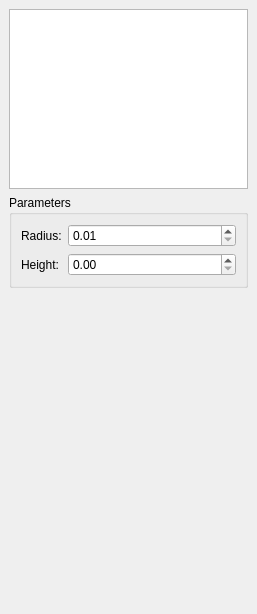
<?xml version="1.0" encoding="UTF-8"?>
<ui version="4.0">
 <class>CollisionBuild</class>
 <widget class="QDockWidget" name="CollisionBuild">
  <property name="geometry">
   <rect>
    <x>0</x>
    <y>0</y>
    <width>257</width>
    <height>614</height>
   </rect>
  </property>
  <property name="maximumSize">
   <size>
    <width>257</width>
    <height>524287</height>
   </size>
  </property>
  <property name="windowTitle">
   <string>碰撞数据编辑</string>
  </property>
  <widget class="QWidget" name="dockWidgetContents">
   <layout class="QVBoxLayout" name="verticalLayout_2">
    <item>
     <widget class="QListWidget" name="m_shapeList">
      <property name="maximumSize">
       <size>
        <width>16777215</width>
        <height>180</height>
       </size>
      </property>
      <property name="autoFillBackground">
       <bool>true</bool>
      </property>
     </widget>
    </item>
    <item>
     <widget class="QGroupBox" name="m_capsuleEditPanel">
      <property name="title">
       <string>Parameters</string>
      </property>
      <layout class="QFormLayout" name="formLayout">
       <item row="0" column="0">
        <widget class="QLabel" name="label">
         <property name="text">
          <string>Radius:</string>
         </property>
        </widget>
       </item>
       <item row="0" column="1">
        <widget class="QDoubleSpinBox" name="m_capsuleRadius">
         <property name="minimum">
          <double>0.010000000000000</double>
         </property>
         <property name="maximum">
          <double>9999.989999999999782</double>
         </property>
         <property name="singleStep">
          <double>0.100000000000000</double>
         </property>
        </widget>
       </item>
       <item row="1" column="0">
        <widget class="QLabel" name="label_2">
         <property name="text">
          <string>Height:</string>
         </property>
        </widget>
       </item>
       <item row="1" column="1">
        <widget class="QDoubleSpinBox" name="m_capsuleHeight">
         <property name="minimum">
          <double>0.000000000000000</double>
         </property>
         <property name="maximum">
          <double>9999.989999999999782</double>
         </property>
         <property name="singleStep">
          <double>0.200000000000000</double>
         </property>
        </widget>
       </item>
      </layout>
     </widget>
    </item>
    <item>
     <spacer name="verticalSpacer">
      <property name="orientation">
       <enum>Qt::Vertical</enum>
      </property>
      <property name="sizeHint" stdset="0">
       <size>
        <width>20</width>
        <height>40</height>
       </size>
      </property>
     </spacer>
    </item>
   </layout>
  </widget>
  <action name="m_actionCapsule3">
   <property name="text">
    <string>Capsule</string>
   </property>
   <property name="toolTip">
    <string>添加胶囊体</string>
   </property>
  </action>
  <action name="m_actionDeleteCapsule">
   <property name="text">
    <string>删除</string>
   </property>
  </action>
  <action name="m_actionSolid">
   <property name="icon">
    <iconset resource="ModelEditor.qrc">
     <normaloff>:/icon/Icon/solid.bmp</normaloff>:/icon/Icon/solid.bmp</iconset>
   </property>
   <property name="text">
    <string>Solid</string>
   </property>
  </action>
  <action name="m_actionWireFrame">
   <property name="icon">
    <iconset resource="ModelEditor.qrc">
     <normaloff>:/icon/Icon/wire.bmp</normaloff>:/icon/Icon/wire.bmp</iconset>
   </property>
   <property name="text">
    <string>WireFrame</string>
   </property>
  </action>
 </widget>
 <resources>
  <include location="ModelEditor.qrc"/>
 </resources>
 <connections/>
</ui>
